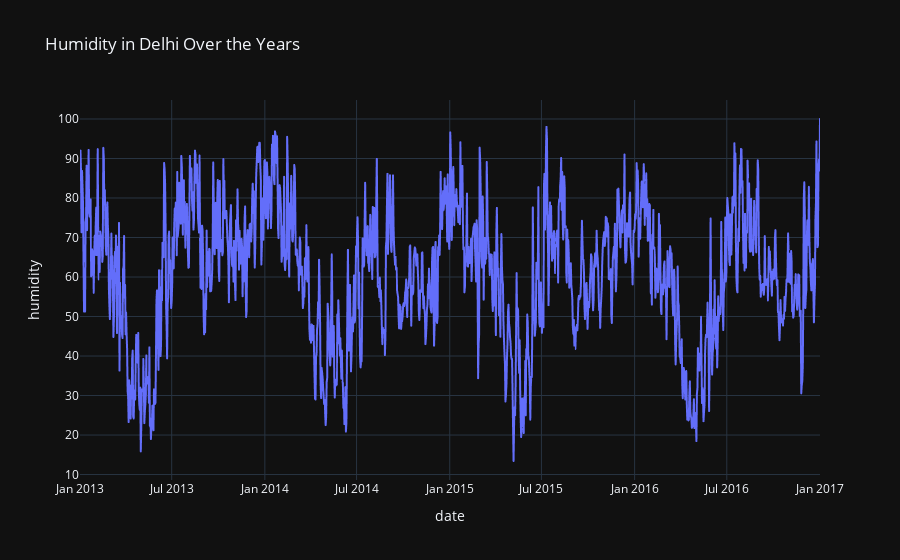

Write notebook code for a chart like this one.
### Code cell
figure = px.line(data, x="date", y="humidity", title='Humidity in Delhi Over the Years')
figure.show()

### Figure 1 — Plotly figure (JSON) as saved in the notebook; plotly's stock layout.template omitted (floating-point values rounded to 4 significant figures; data arrays with more than 128 entries replaced by an {"elided": "..."} marker saying what was removed)
{"data": [{"hovertemplate": "date=%{x}<br>humidity=%{y}<extra></extra>", "legendgroup": "", "line": {"color": "#636efa", "dash": "solid"}, "marker": {"symbol": "circle"}, "mode": "lines", "name": "", "showlegend": false, "x": {"elided": "1462 str values"}, "xaxis": "x", "y": {"elided": "1462 float values"}, "yaxis": "y", "type": "scattergl"}], "layout": {"xaxis": {"anchor": "y", "domain": [0.0, 1.0], "title": {"text": "date"}}, "yaxis": {"anchor": "x", "domain": [0.0, 1.0], "title": {"text": "humidity"}}, "legend": {"tracegroupgap": 0}, "title": {"text": "Humidity in Delhi Over the Years"}}}
